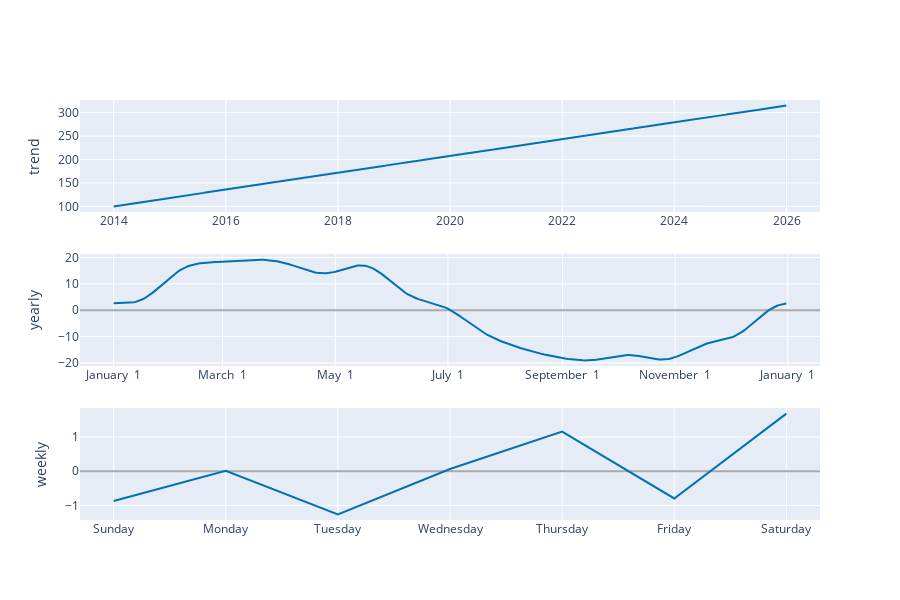

The cell this chart's notebook holds for it:
### Code cell
plot_components_plotly(m, forecast)

### Figure 1 — Plotly figure (JSON) as saved in the notebook; plotly's stock layout.template omitted (floating-point values rounded to 4 significant figures; data arrays with more than 128 entries replaced by an {"elided": "..."} marker saying what was removed)
{"data": [{"line": {"color": "#0072B2", "width": 2}, "mode": "lines", "name": "trend", "type": "scatter", "x": {"elided": "4383 str values"}, "xaxis": "x", "y": {"elided": "4383 float values"}, "yaxis": "y"}, {"line": {"color": "rgba(0, 114, 178, 0.2)", "width": 0}, "mode": "lines", "name": "trend_upper", "type": "scatter", "x": {"elided": "4383 str values"}, "xaxis": "x", "y": {"elided": "4383 float values"}, "yaxis": "y"}, {"fill": "tonexty", "fillcolor": "rgba(0, 114, 178, 0.2)", "line": {"color": "rgba(0, 114, 178, 0.2)", "width": 0}, "mode": "lines", "name": "trend_lower", "type": "scatter", "x": {"elided": "4383 str values"}, "xaxis": "x", "y": {"elided": "4383 float values"}, "yaxis": "y"}, {"line": {"color": "#0072B2", "width": 2}, "mode": "lines", "name": "yearly", "type": "scatter", "x": {"elided": "365 str values"}, "xaxis": "x2", "y": {"elided": "365 float values"}, "yaxis": "y2"}, {"line": {"color": "#0072B2", "width": 2}, "mode": "lines", "name": "weekly", "type": "scatter", "x": ["2017-01-01T00:00:00.000000000", "2017-01-02T00:00:00.000000000", "2017-01-03T00:00:00.000000000", "2017-01-04T00:00:00.000000000", "2017-01-05T00:00:00.000000000", "2017-01-06T00:00:00.000000000", "2017-01-07T00:00:00.000000000"], "xaxis": "x3", "y": [-0.872, 0.01444, -1.261, 0.06508, 1.161, -0.7946, 1.688], "yaxis": "y3"}], "layout": {"height": 600, "showlegend": false, "width": 900, "xaxis": {"anchor": "y", "domain": [0, 1], "range": ["2013-05-26T21:36:00", "2026-08-07T02:24:00"], "type": "date"}, "xaxis2": {"anchor": "y2", "domain": [0, 1], "range": ["2016-12-13T18:54:02.958904115", "2018-01-18T11:04:57.863013581"], "tickformat": "%B %e", "type": "date"}, "xaxis3": {"anchor": "y3", "domain": [0, 1], "range": ["2016-12-31T16:48:00", "2017-01-07T07:12:00"], "tickformat": "%A", "type": "date"}, "yaxis": {"anchor": "x", "domain": [0.7333, 1], "rangemode": "normal", "title": {"text": "trend"}, "zerolinecolor": "#AAA"}, "yaxis2": {"anchor": "x2", "domain": [0.3667, 0.6333], "title": {"text": "yearly"}, "zerolinecolor": "#AAA"}, "yaxis3": {"anchor": "x3", "domain": [0, 0.2667], "title": {"text": "weekly"}, "zerolinecolor": "#AAA"}}}
